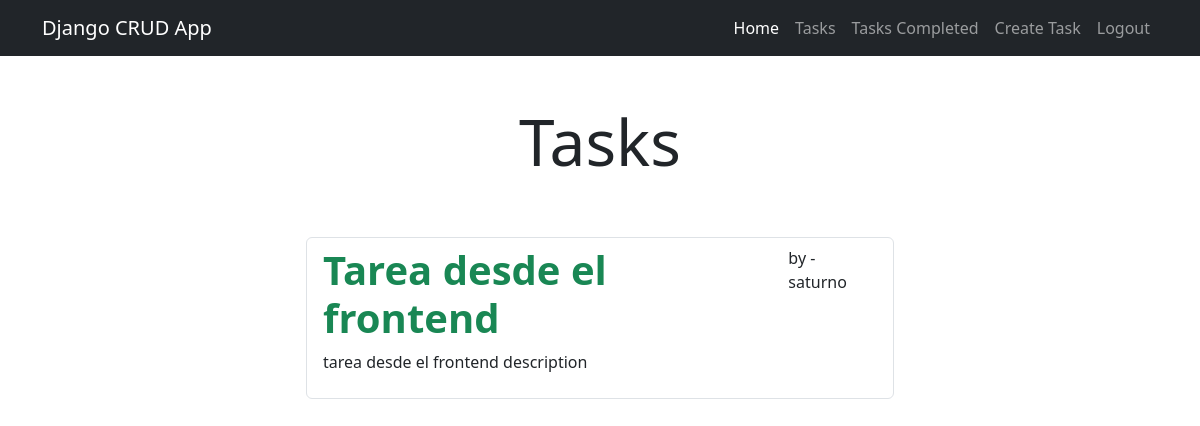
The page /tasks/ (signed in) on the database its author committed.
### tasks/models.py (models this page shows, shortened)
class Task(models.Model):
    title = models.CharField(max_length=100)
    description = models.TextField(blank=True)
    created = models.DateTimeField(auto_now_add=True)
    date_completed = models.DateTimeField(null=True, blank=True)
    important = models.BooleanField(default=False)
    user = models.ForeignKey(User, on_delete=models.CASCADE)

### tasks/views.py (the view)
# urls.py: path('', include('tasks.urls')),
@login_required
def tasks(request):
    tasks = Task.objects.filter(user=request.user, date_completed__isnull = True)
    return render(request, 'tasks.html', {
        'tasks': tasks
    })

### tasks/templates/tasks.html (shortened to what this page needs)
{% extends 'layouts/base.html' %}
{% block content %}
<main>
    <div class="row">
        <div class="col-md-6 offset-3">
            <h1 class="text-center display-3 py-5">Tasks</h1>
            <ul class="list-group">
                {% for task in tasks %}
                <a class="list-group-item" href="{% url 'task_detail' task.id %}">
                    <header class="d-flex justify-content-between">
                        {% if task.important %}
                        <h1 class="fw-bold text-success">{{ task.title }}</h1>
                        {% else %}
                        <h1 class="fw-bold">{{ task.title }}</h1>
                        {% endif %}
                    <p>by - {{ task.user.username }}</p>
                    </header>
                    <p>{{ task.description }}</p>
                </a>
                {% endfor %}
            </ul>
        </div>
    </div>
</main>
{% endblock %}

### rows shown on the page
Task: title "Tarea desde el frontend", user.username "saturno", description "tarea desde el frontend description"
